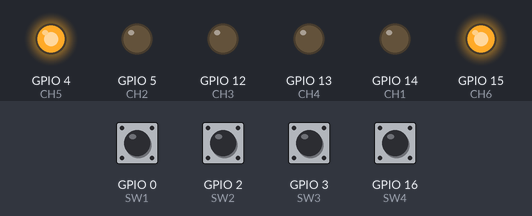
A sketch run on a simulated ESP32. On the bench: output pins drawn as LEDs (lit = HIGH). Inputs (shaded band) come from the test bench; at power-on: GPIO 0 (SW1), GPIO 2 (SW2), GPIO 3 (SW3) HIGH, GPIO 16 (SW4) LOW. What the sketch prints to the serial monitor is not drawn.

Above: at 1.2 s.
1.3 s: GPIO 0 (SW1) pulled LOW for 0.15 s
At 1.37 s:
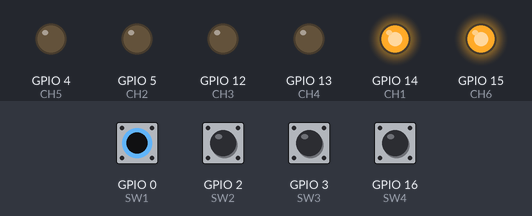
2.9 s: GPIO 2 (SW2) pulled LOW for 0.15 s
At 2.97 s:
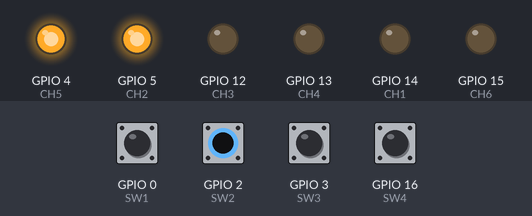
4.5 s: GPIO 3 (SW3) pulled LOW for 0.15 s
At 4.57 s:
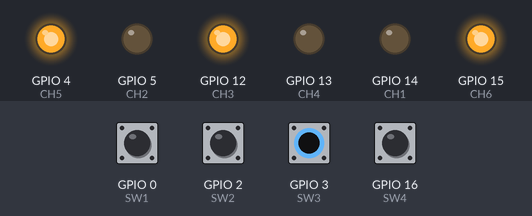
6.1 s: GPIO 16 (SW4) pulled HIGH for 0.15 s
At 6.17 s:
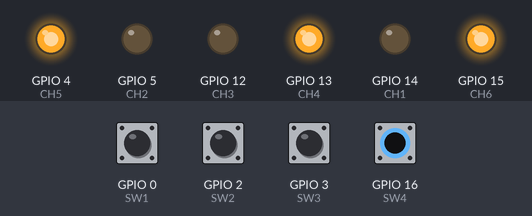
7.7 s: GPIO 0 (SW1) driven LOW and GPIO 2 (SW2) driven LOW
At 8.8 s:
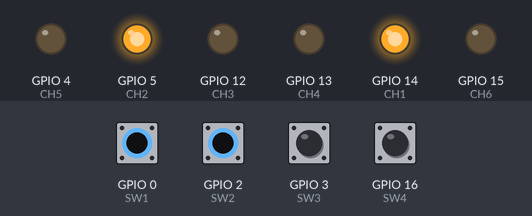
9.2 s: GPIO 3 (SW3) pulled LOW for 1 s
At 10.0 s:
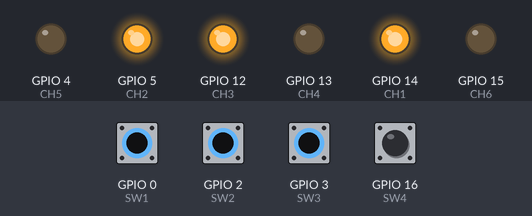
Timing chart, 0 to 12.2 s (numbered marks = the images above; inputs shaded):
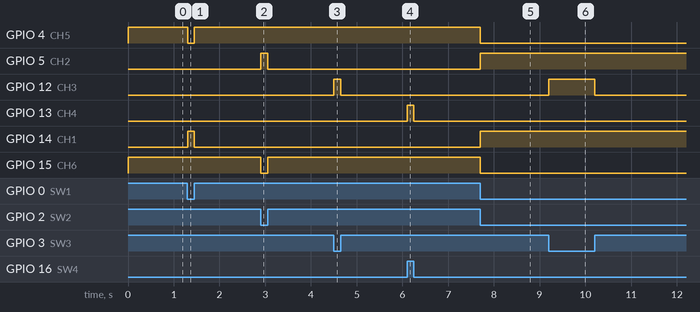

The sketch:

led_timer_demo.ino
```cpp
#define CH1 14
#define CH2 5
#define CH3 12
#define CH4 13
#define CH5 4
#define CH6 15

#define SW1 0  //POWER
#define SW2 2  //CLOCK
#define SW3 3  //CYCLE
#define SW4 16 //± BRIGHTNESS

int b1, b2, b3, b4;

void setup() {

  Serial.begin(115200, SERIAL_8N1, SERIAL_TX_ONLY);
  Serial.print("led timer demo");

  // initialize led outputs
  pinMode( CH1 , OUTPUT);
  pinMode( CH2 , OUTPUT);
  pinMode( CH3 , OUTPUT);
  pinMode( CH4 , OUTPUT);
  pinMode( CH5 , OUTPUT);
  pinMode( CH6 , OUTPUT);

  // initialisze the buttons
  pinMode( SW1 , INPUT_PULLUP);
  pinMode( SW2 , INPUT_PULLUP);
  pinMode( SW3 , INPUT_PULLUP);
  pinMode( SW4 , INPUT_PULLDOWN_16);

}

void loop() {

  //The brightness button is inverted
  //0 when released, 1 when depressed
  b1=!digitalRead(SW1);
  b2=!digitalRead(SW2);
  b3=!digitalRead(SW3);
  b4=digitalRead(SW4);

  Serial.printf("%d\t%d\t%d\t%d\n",b1, b2, b3, b4);

  digitalWrite(CH1, b1);
  digitalWrite(CH2, b2);
  digitalWrite(CH3, b3);
  digitalWrite(CH4, b4);
  digitalWrite(CH5, !b1);
  digitalWrite(CH6, !b2);


}
```

Measured:
- after the input at 1.3 s, GPIO 4 (CH5): HIGH → LOW at once, → HIGH 0.15 s later; GPIO 14 (CH1): LOW → HIGH at once, → LOW 0.15 s later
- after the input at 2.9 s, GPIO 5 (CH2): LOW → HIGH at once, → LOW 0.15 s later; GPIO 15 (CH6): HIGH → LOW at once, → HIGH 0.15 s later
- after the input at 4.5 s, GPIO 12 (CH3): LOW → HIGH at once, → LOW 0.15 s later
- after the input at 6.1 s, GPIO 13 (CH4): LOW → HIGH at once, → LOW 0.15 s later
- after the input at 7.7 s, GPIO 4 (CH5), GPIO 15 (CH6): HIGH → LOW at once; GPIO 5 (CH2), GPIO 14 (CH1): LOW → HIGH at once
- after the input at 9.2 s, GPIO 12 (CH3): LOW → HIGH at once, → LOW 1.0 s later
